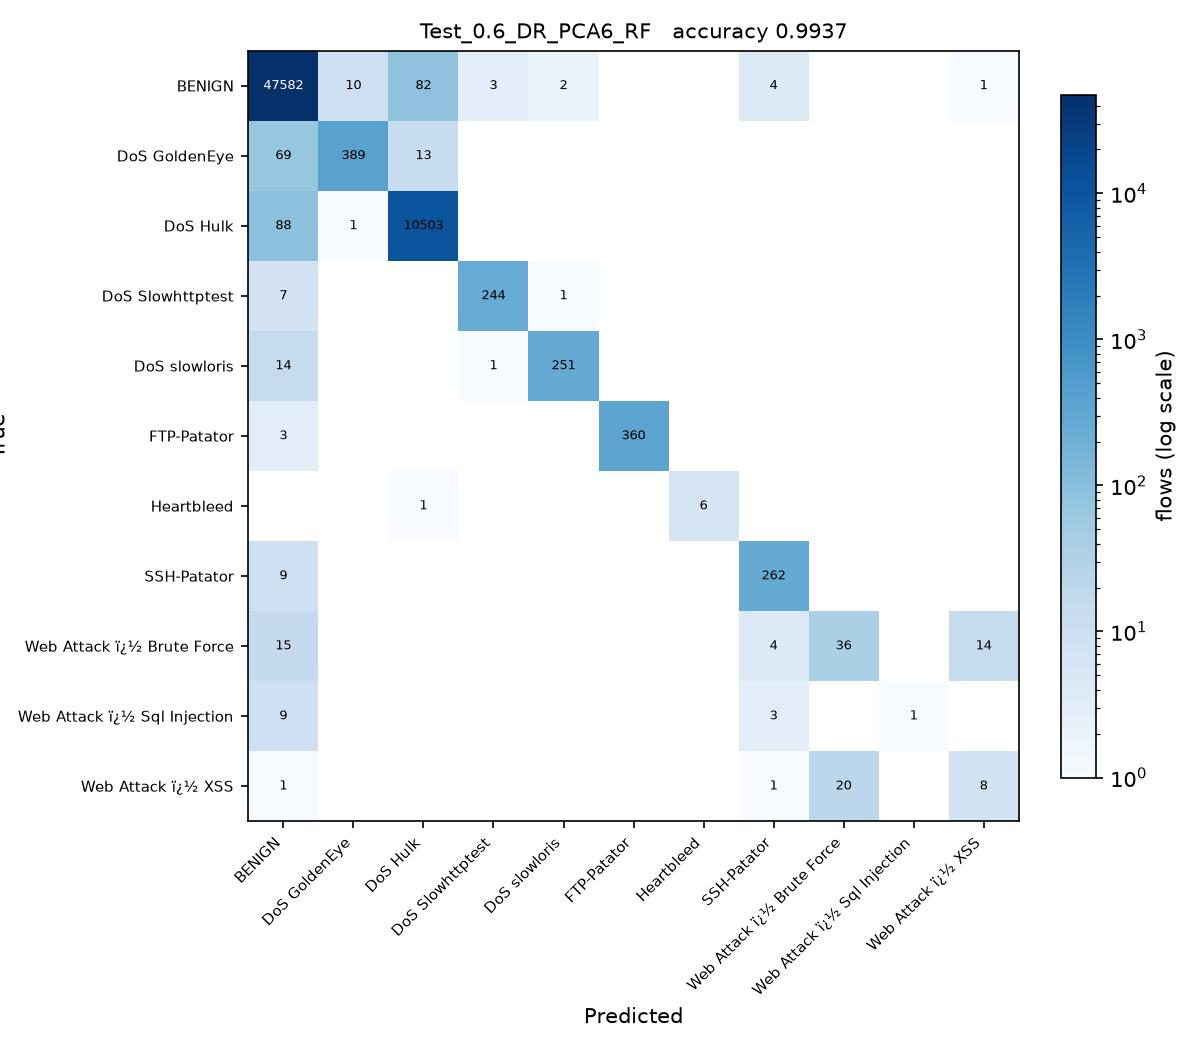

The Python source for this figure:
# Test_0.6_DR_PCA6_RF.py
#
# Test size 0.6  |  PCA, 6 components  |  Random Forest (sheet #7)
#
# This is SGDC_60_40.py with the changes marked CHANGE below and nothing else.
#
# Taken from the sheet unchanged.

import os
from pathlib import Path

# CHANGE 1: run from the project folder, so the CSV names below resolve, and
# read them as latin-1. The Web Attack labels contain byte 0x96, which the
# default utf-8 decoder rejects with UnicodeDecodeError.
os.chdir(Path(__file__).resolve().parent.parent)
import numpy as np
import pandas as pd

df1 = pd.read_csv(r'C:\Users\Karthika\OneDrive\Desktop\ACN_PCA_75_Runs\Scripts\Tuesday-WorkingHours.pcap_ISCX (1).csv', low_memory=True, encoding='latin-1')
df2 = pd.read_csv(r'C:\Users\Karthika\OneDrive\Desktop\ACN_PCA_75_Runs\Scripts\Wednesday-workingHours.pcap_ISCX.csv', low_memory=True, encoding='latin-1')
df3 = pd.read_csv(r'C:\Users\Karthika\OneDrive\Desktop\ACN_PCA_75_Runs\Scripts\Thursday-WorkingHours-Morning-WebAttacks.pcap_ISCX.csv', low_memory=True, encoding='latin-1')

dataset = pd.concat([df1, df2, df3], ignore_index=True)

dataset.columns = dataset.columns.str.strip()

# CHANGE 2: a stratified sample of 100000 flows, the same for every run.
# The full three captures hold about 1.3 million flows, which makes 75 runs
# impractical. At least 50 flows of every class are kept.
label = dataset.columns[-1]
dataset = pd.concat(
    [g.sample(n=min(len(g), max(50, round(100000 * len(g) / len(dataset)))), random_state=0)
     for _, g in dataset.groupby(label)],
    ignore_index=True
)

X = dataset.iloc[:, :-1]
y = dataset.iloc[:, -1]

X = X.apply(pd.to_numeric, errors='coerce')

X.replace([np.inf, -np.inf], np.nan, inplace=True)

from sklearn.impute import SimpleImputer

imputer = SimpleImputer(missing_values=np.nan, strategy='mean')
X = imputer.fit_transform(X)

from sklearn.preprocessing import LabelEncoder

labelencoder_y = LabelEncoder()
y = labelencoder_y.fit_transform(y)

from sklearn.model_selection import train_test_split

X_train, X_test, y_train, y_test = train_test_split(
    X,
    y,
    test_size=0.6,   # CHANGE 3: test size
    random_state=0,
    stratify=y
)

# CHANGE 4: PCA, from PCA_LDA_KErnel_PCA_CODE.pdf (fitted on training data only).
# PCA follows the directions of largest variance, so the features have to be on
# a common scale first, otherwise the components just track whichever column has
# the biggest units. The scaler is fitted on the training split only.
from sklearn.preprocessing import StandardScaler
from sklearn.decomposition import PCA

scaler = StandardScaler()
X_train = scaler.fit_transform(X_train)
X_test = scaler.transform(X_test)

pca = PCA(n_components=6)
X_train = pca.fit_transform(X_train)          # no labels: PCA is unsupervised
X_test = pca.transform(X_test)
print("\nVariance explained by 6 components : {:.4f}".format(pca.explained_variance_ratio_.sum()))

# CHANGE 5: Random Forest (sheet #7) in place of SGDClassifier
from sklearn.ensemble import RandomForestClassifier

classifier = RandomForestClassifier(
    n_estimators=200,
    criterion='entropy',
    random_state=0
)

classifier.fit(X_train, y_train)

y_pred = classifier.predict(X_test) 

from sklearn.metrics import confusion_matrix
from sklearn.metrics import accuracy_score
from sklearn.metrics import precision_score
from sklearn.metrics import recall_score
from sklearn.metrics import f1_score
from sklearn.metrics import classification_report

cm = confusion_matrix(y_test, y_pred)

print("Confusion Matrix:\n")
print(cm)

print("\nAccuracy : {:.4f}".format(accuracy_score(y_test, y_pred)))
print("\nPrecision : {:.4f}".format(precision_score(y_test, y_pred, average='weighted')))
print("\nRecall : {:.4f}".format(recall_score(y_test, y_pred, average='weighted')))
print("\nF1 Score : {:.4f}".format(f1_score(y_test, y_pred, average='weighted')))

print("\nClassification Report:\n")
print(classification_report(y_test, y_pred))
# CHANGE 6: save the confusion matrix as Test_0.6_DR_PCA6_RF.jpg and record the result
import matplotlib
matplotlib.use('Agg')
import matplotlib.pyplot as plt
from matplotlib.colors import LogNorm

here = Path(__file__).resolve().parent
names = [str(c) for c in labelencoder_y.classes_]
fig, ax = plt.subplots(figsize=(8, 7))
im = ax.imshow(cm, cmap='Blues', norm=LogNorm(vmin=1))
ax.set_xticks(range(len(names)), names, rotation=45, ha='right', fontsize=7)
ax.set_yticks(range(len(names)), names, fontsize=7)
ax.set_xlabel('Predicted')
ax.set_ylabel('True')
ax.set_title('Test_0.6_DR_PCA6_RF   accuracy {:.4f}'.format(accuracy_score(y_test, y_pred)), fontsize=10)
for i in range(cm.shape[0]):
    for j in range(cm.shape[1]):
        if cm[i, j]:
            ax.text(j, i, cm[i, j], ha='center', va='center', fontsize=6,
                    color='white' if cm[i, j] > cm.max() / 3 else 'black')
fig.colorbar(im, ax=ax, fraction=0.04, label='flows (log scale)')
fig.tight_layout()
fig.savefig(here / 'Test_0.6_DR_PCA6_RF.jpg', dpi=150)
plt.close(fig)

row = pd.DataFrame([{
    'Test': 0.6, 'DR': 'PCA6', 'Clas': 'RF',
    'Acc': round(accuracy_score(y_test, y_pred), 4),
    'Pre': round(precision_score(y_test, y_pred, average='weighted', zero_division=0), 4),
    'Rec': round(recall_score(y_test, y_pred, average='weighted', zero_division=0), 4),
    'F1': round(f1_score(y_test, y_pred, average='weighted', zero_division=0), 4),
    'script': 'Test_0.6_DR_PCA6_RF',
}])
out = here.parent / 'results' / '75_runs.csv'
out.parent.mkdir(exist_ok=True)
if out.exists():
    old = pd.read_csv(out)
    row = pd.concat([old[old['script'] != 'Test_0.6_DR_PCA6_RF'], row], ignore_index=True)
row.to_csv(out, index=False)
